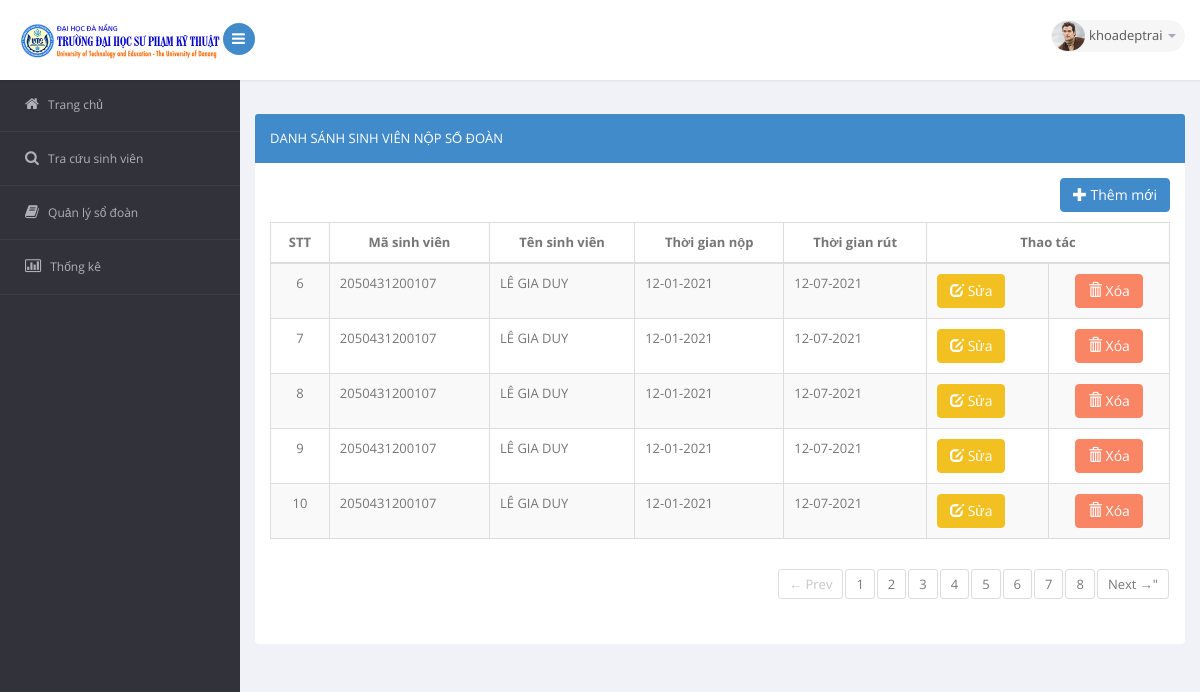
/quanlysodoan/index.php?page=2 (signed in), run on an earlier commit of the app's database.
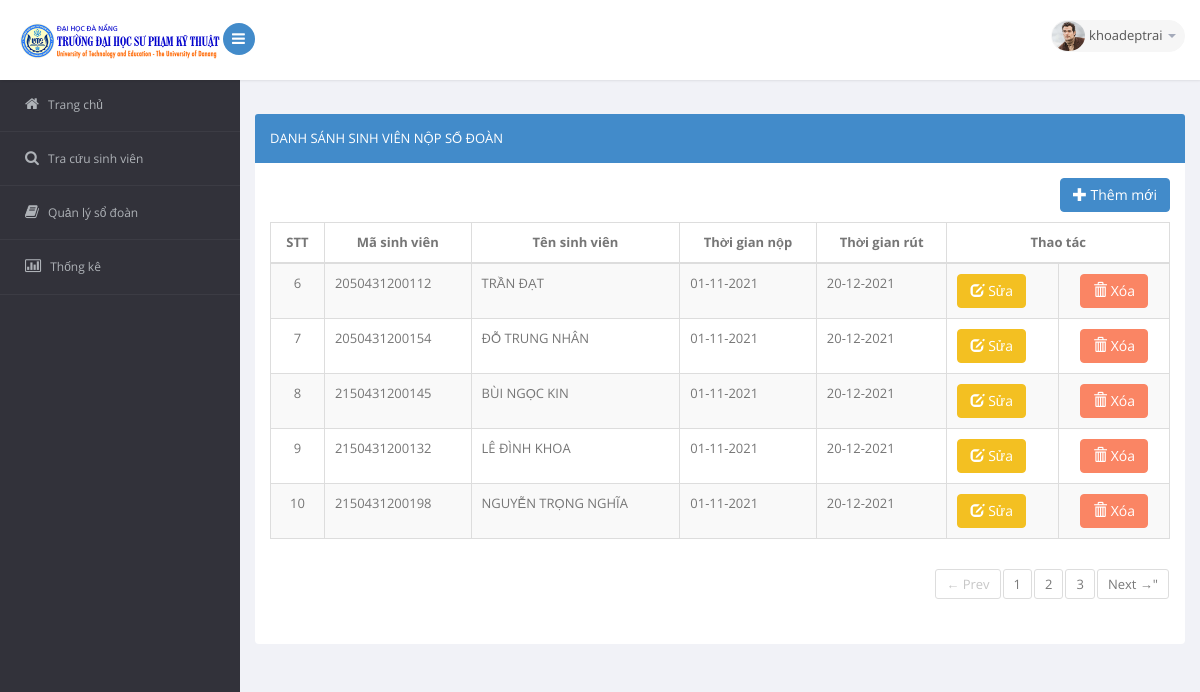
And on a later commit of the database.
### tables this page shows
CREATE TABLE `sodoan` (
  `idsd` int(11) NOT NULL,
  `masv` varchar(20) NOT NULL,
  `tgnop` date NOT NULL,
  `tgrut` date NOT NULL
);

CREATE TABLE `sinhvien` (
  `idsv` int(11) NOT NULL,
  `masv` varchar(20) NOT NULL,
  `tensv` varchar(200) NOT NULL,
  `lopSH` varchar(10) NOT NULL,
  `ngaysinh` date NOT NULL
);

### model/sodoan.php (called while the page is built, shortened)
<?php
function get_sodoan($from, $sotin1trang) {
    global $db;
    $query = 'SELECT * FROM sodoan LIMIT '.$from.','.$sotin1trang;
    $statement = $db->prepare($query);
    $statement->execute();
    $list_sd = $statement->fetchAll();
    return $list_sd;
}
function get_Intsodoan() {
    global $db;
    $query = 'SELECT * FROM sodoan';
    $statement = $db->prepare($query);
    $statement->execute();
    $list_sd = $statement->fetchAll();
    $sl = sizeof($list_sd);
    return $sl;
}
function get_tensvsodoanById($findid) {
    global $db;
    $query = 'SELECT * FROM sinhvien
              WHERE masv = :findid';
    $statement = $db->prepare($query);
    $statement->bindValue(':findid', $findid);
    $statement->execute();
    $sv = $statement->fetch();
    $tensv = $sv['tensv'];
    return $tensv;
}
?>

### quanlysodoan/danhsach.php (the view, shortened to what the changed rows need)
<section id="main-content">
    <section class="wrapper">
        <div class="row">
            <div class="col-sm-12">
                <section class="panel panel-primary">
                    <div class="panel-body">
                        <section id="unseen">
                            <table class="table table-bordered table-striped table-condensed">
                                <thead>
                                    <tr>
                                        <th>STT</th>
                                        <th>Mã sinh viên</th>
                                        <th>Tên sinh viên</th>
                                        <th>Thời gian nộp</th>
                                        <th>Thời gian rút</th>
                                        <th colspan="2">Thao tác</th>
                                    </tr>
                                </thead>
                                <tbody>
                                    <?php $i = $batdau + 1; ?>
                                    <?php foreach ($list_sd as $sd) : ?>
                                        <tr id="row<?php echo $sd['idsd']; ?>">
                                            <td><?php echo $i ?></td>
                                            <td><?php echo $sd['masv']; ?></td>
                                            <td><?php echo $str = get_tensvsodoanById($sd['masv']); ?></td>
                                            <td><?php echo date('d-m-Y', strtotime($sd['tgnop'])); ?></td>
                                            <td>
                                                <?php
                                                    if($sd['tgrut'] == '0000-00-00')
                                                        echo 'Chưa rút';
                                                    else
                                                        echo date('d-m-Y', strtotime($sd['tgrut']));
                                                ?>
                                            </td>
                                            <td>
                                                <a class="btn btn-warning" href="sua_sd.php?id=<?php echo $sd['idsd']; ?>">
                                                    <i class="glyphicon glyphicon-edit"></i>
                                                    <span>Sửa</span>
                                                </a>
                                            </td>
                                            <td>
                                                <form action="." method="POST" id="delete">
                                                    <button class="btn btn-danger" type="submit">
                                                        <i class="glyphicon glyphicon-trash"></i>
                                                        <span>Xóa</span>
                                                    </button>
                                                </form>
                                            </td>
                                            <?php $i = $i + 1; ?>
                                        </tr>
                                    <?php endforeach; ?>
                                </tbody>
                            </table>
                            <div class="dataTables_paginate paging_bootstrap pagination">
                                <ul>
                                    <?php
                                    for ($t = 1; $t <= $sotrang; $t++) {
                                        echo '<li><a href="index.php?page=' . $t . '">' . $t . '</a></li>';
                                    }
                                    ?>
                                </ul>
                            </div>
                        </section>
                    </div>
                </section>
            </div>
        </div>
    </section>

What changed in the data, as far as the page shows it:
no longer on this page (row edited): sodoan: masv "2050431200107", masv.tensv "LÊ GIA DUY", tgnop "12-01-2021", tgrut "12-07-2021"
now on this page (row edited): sodoan: masv "2050431200112", masv.tensv "TRẦN ĐẠT", tgnop "01-11-2021", tgrut "20-12-2021"
changed sodoan: masv "2050431200107" → "2050431200154"; masv.tensv "LÊ GIA DUY" → "ĐỖ TRUNG NHÂN"; tgnop "12-01-2021" → "01-11-2021"; tgrut "12-07-2021" → "20-12-2021"
changed sodoan: masv "2050431200107" → "2150431200145"; masv.tensv "LÊ GIA DUY" → "BÙI NGỌC KIN"; tgnop "12-01-2021" → "01-11-2021"; tgrut "12-07-2021" → "20-12-2021"
changed sodoan: masv "2050431200107" → "2150431200132"; masv.tensv "LÊ GIA DUY" → "LÊ ĐÌNH KHOA"; tgnop "12-01-2021" → "01-11-2021"; tgrut "12-07-2021" → "20-12-2021"
changed sodoan: masv "2050431200107" → "2150431200198"; masv.tensv "LÊ GIA DUY" → "NGUYỄN TRỌNG NGHĨA"; tgnop "12-01-2021" → "01-11-2021"; tgrut "12-07-2021" → "20-12-2021"
Also different on the page:
list line gone: "4"
list line gone: "5"
list line gone: "6"
list line gone: "7"
list line gone: "8"
